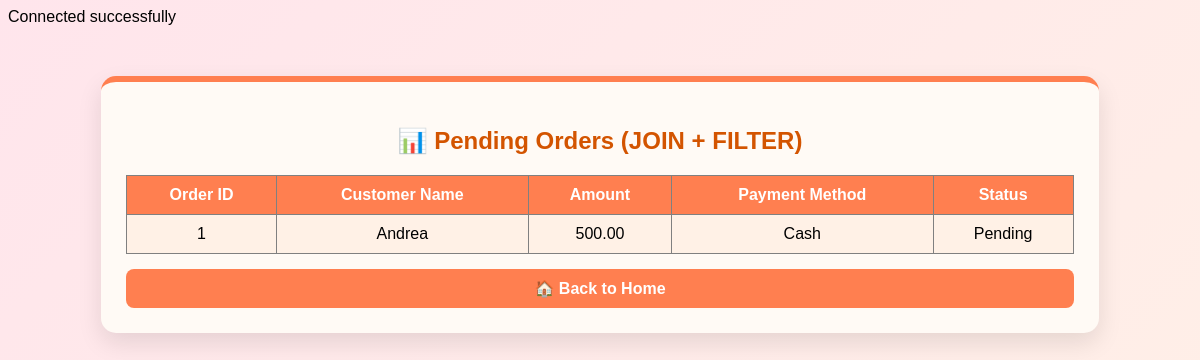
The app's page /join_with_filter.php with its own data.
### tables this page shows
CREATE TABLE `orders` (
  `order_id` int(11) NOT NULL,
  `customer_id` int(11) DEFAULT NULL,
  `order_date` datetime DEFAULT NULL,
  `status` varchar(50) DEFAULT NULL
);

CREATE TABLE `customers` (
  `customer_id` int(11) NOT NULL,
  `name` varchar(100) DEFAULT NULL,
  `email` varchar(100) DEFAULT NULL,
  `phone` varchar(20) DEFAULT NULL
);

CREATE TABLE `payments` (
  `payment_id` int(11) NOT NULL,
  `order_id` int(11) DEFAULT NULL,
  `payment_date` datetime DEFAULT NULL,
  `amount` decimal(10,2) DEFAULT NULL,
  `payment_method` varchar(50) DEFAULT NULL
);

### join_with_filter.php (the view, shortened to what this page needs)
<?php
require 'dbconfig.php';
$sql = "SELECT
            orders.order_id,
            customers.name AS customer_name,
            payments.amount,
            payments.payment_method,
            orders.status
        FROM orders
        INNER JOIN customers ON orders.customer_id = customers.customer_id
        INNER JOIN payments ON orders.order_id = payments.order_id
        WHERE orders.status = 'Pending'";
$stmt = $pdo->query($sql);
$data = $stmt->fetchAll(PDO::FETCH_ASSOC);
?>
<!DOCTYPE html>
<html>
<head>
</head>
<body>
<div class="container">
    <h2>📊 Pending Orders (JOIN + FILTER)</h2>
    <table border="1">
        <tr>
            <th>Order ID</th>
            <th>Customer Name</th>
            <th>Amount</th>
            <th>Payment Method</th>
            <th>Status</th>
        </tr>
        <?php if ($data): ?>
            <?php foreach ($data as $row): ?>
            <tr>
                <td><?= $row['order_id'] ?></td>
                <td><?= $row['customer_name'] ?></td>
                <td><?= $row['amount'] ?></td>
                <td><?= $row['payment_method'] ?></td>
                <td><?= $row['status'] ?></td>
            </tr>
            <?php endforeach; ?>
        <?php else: ?>
            <tr>
                <td colspan="5">❌ No pending orders found</td>
            </tr>
        <?php endif; ?>
    </table>
    <a href="index.php" class="btn">🏠 Back to Home</a>
</div>
</body>
</html>

### join_with_filter.php (style rules this page uses)
body { font-family: Arial; background: linear-gradient(135deg, #ffe5ec, #fff1e6); }
.container { width: 80%; margin: 50px auto; background: #fffaf5; padding: 25px; border-radius: 15px; box-shadow: 0 10px 25px rgba(0,0,0,0.1); border-top: 6px solid #ff7f50; }
h2 { text-align: center; color: #d35400; }
table { width: 100%; border-collapse: collapse; margin-top: 15px; }
th { background: #ff7f50; color: white; padding: 10px; }
td { text-align: center; padding: 10px; background: white; }
tr:nth-child(even) td { background: #fff1e6; }
.btn { display: block; text-align: center; margin-top: 15px; padding: 10px; background: #ff7f50; color: white; text-decoration: none; border-radius: 8px; font-weight: bold; }

### records on screen
orders: order_id "1", customer.name "Andrea", payments.amount "500.00", payments.payment_method "Cash", status "Pending"
